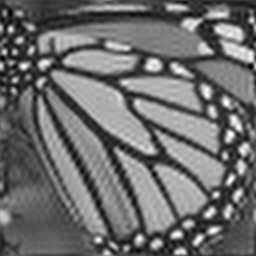
#> input picture upsampled.png, 256 x 256 px, found by its file name
$ python PSNR_test.py
#> lines starting #> are read from the running program, lines starting #| are printed output that depends on the picture
# Computer vision programming assignment 1
# This code is written by
# 20175003 Sunghyun Kang

# PSNR Analysis for this HW

import numpy as np
import cv2

# This is for progress bar
from tqdm import tqdm

# This is for plotting
import matplotlib.pyplot as plt

#---------------------------------------------------------------------------------#

# MSE, PSNR definition
def MSE(image_gt, image_h, width, height):
    difference_square = np.sum(np.square(image_gt-image_h))
    return np.divide(difference_square, height*width)

def PSNR(image_gt, mse):
    r = np.amax(image_gt)
    return 10*np.log10(np.divide(r**2, mse))

#---------------------------------------------------------------------------------#

# import upsampled image as greyscale (I_h0)
I_h = cv2.imread('/home/Computer_Vision_PA1/upsampled.png')
#> I_h is the input picture: shape (256, 256, 3); min 2, max 255, mean 109.2
I_h = cv2.cvtColor(I_h, cv2.COLOR_BGR2GRAY)
#> I_h: shape (256, 256)
# Change the form into float type
I_h = np.array(I_h, dtype = float)

# find the height and width of the image
height, width = I_h.shape
#> height = 256; width = 256

# import the ground_truth image
I_gt = cv2.imread('/home/Computer_Vision_PA1/HR.png')
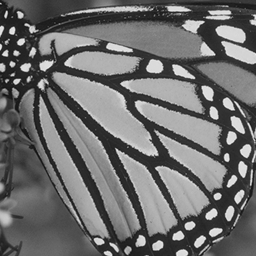
#> input picture HR.png, 256 x 256 px, found by its file name
#> I_gt is the input picture: shape (256, 256, 3); min 13, max 241, mean 109.2
I_gt = cv2.cvtColor(I_gt, cv2.COLOR_BGR2GRAY)
#> I_gt: shape (256, 256)
# Change the form into float type
I_gt = np.array(I_gt, dtype = float)

# define low resolution image input
# which refers to bilinear downsampling(I_h)
I_l = cv2.resize(I_gt, (height//4, width//4), interpolation = cv2.INTER_LINEAR)
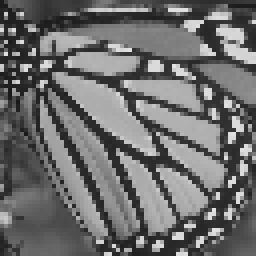
#> I_l: shape (64, 64) float64 (shown 4 times larger); min 25.5, max 226.2, mean 109.4

#---------------------------------------------------------------------------------#

ITERATION_TIME = 100

# MSE, PSNR Values
alpha = 0.5
alpha_val = []
mse_val = []
psnr_val = []

for i in tqdm(range(0, ITERATION_TIME)):

    # start the gradient descent
    # define the max iteration count
    MAX_ITER = 1000
    for counter in range(0, MAX_ITER):

        # gradient value
        difference = cv2.resize(I_h, (height//4, width//4), interpolation = cv2.INTER_LINEAR) - I_l
        grad = cv2.resize(difference, (height, width))

        # Update the value
        I_h = np.subtract(I_h, np.multiply(alpha, grad))

        # This is an error calculation part for the debugging process
        # e = np.square(difference)
        # print(np.sum(e))

    mse = MSE(I_gt, I_h, width, height)
    psnr = PSNR(I_gt, mse)
    mse_val.append(mse)
    psnr_val.append(psnr)
    alpha_val.append(alpha)
    alpha = alpha + 1/ITERATION_TIME
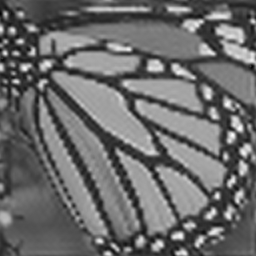
#> I_h: shape (256, 256) float64; min -17.8, max 283.5, mean 109.4; drawn with min black and max white
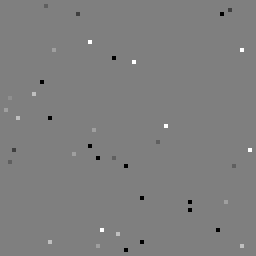
#> difference: shape (64, 64) float64 (shown 4 times larger); min -2.84e-14, max 2.84e-14, mean -3.9e-17; drawn with min black and max white
#> after the loop, alpha = 1.5; alpha_val = 100 values from 0.5 to 1.49; mse_val = 100 values, max 552.5 at index 0, min 552.5 at index 13, mean 552.5; psnr_val = 100 values from 20.22 to 20.22

#---------------------------------------------------------------------------------#

# Plotting part
plt.figure(figsize = (15, 10))
plt.plot(alpha_val, mse_val, color = 'black')
plt.title("Tendency between MSE and step size")
plt.axhline(0, color='black')
plt.axvline(0, color='black')
plt.xlabel('Step size value', fontsize = 20)
plt.ylabel('MSE value', fontsize = 20)

plt.savefig("Problem1_MSE.png", dpi=300)
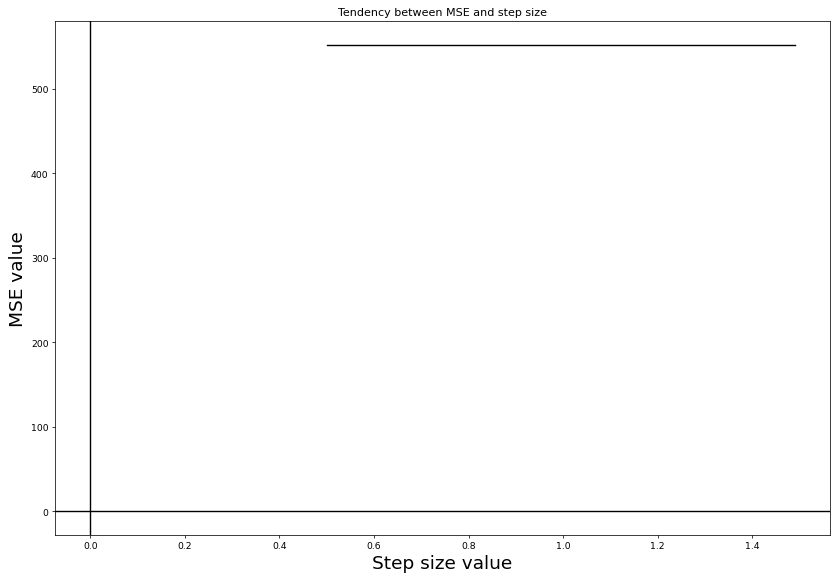
#> figure drawn by matplotlib, 1 panel; curve peaks at x = 0.5, y = 552.5
